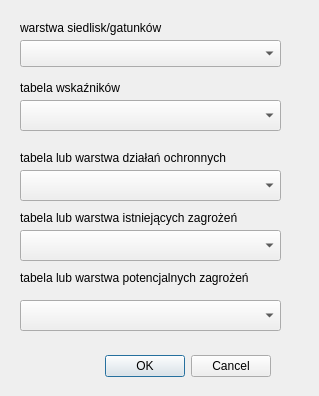
<?xml version="1.0" encoding="UTF-8"?>
<ui version="4.0">
 <class>N200DocCreatorDialogBase</class>
 <widget class="QDialog" name="N200DocCreatorDialogBase">
  <property name="geometry">
   <rect>
    <x>0</x>
    <y>0</y>
    <width>319</width>
    <height>396</height>
   </rect>
  </property>
  <property name="windowTitle">
   <string>Natura 2000 Sites Documentation Creator</string>
  </property>
  <widget class="QDialogButtonBox" name="button_box">
   <property name="geometry">
    <rect>
     <x>-70</x>
     <y>350</y>
     <width>341</width>
     <height>32</height>
    </rect>
   </property>
   <property name="orientation">
    <enum>Qt::Horizontal</enum>
   </property>
   <property name="standardButtons">
    <set>QDialogButtonBox::Cancel|QDialogButtonBox::Ok</set>
   </property>
  </widget>
  <widget class="QgsMapLayerComboBox" name="mainLayerMapLayComBox">
   <property name="geometry">
    <rect>
     <x>20</x>
     <y>40</y>
     <width>261</width>
     <height>27</height>
    </rect>
   </property>
   <property name="allowEmptyLayer">
    <bool>false</bool>
   </property>
  </widget>
  <widget class="QLabel" name="mainLayerLabel">
   <property name="geometry">
    <rect>
     <x>20</x>
     <y>20</y>
     <width>161</width>
     <height>16</height>
    </rect>
   </property>
   <property name="text">
    <string>warstwa siedlisk/gatunków</string>
   </property>
  </widget>
  <widget class="QLabel" name="indicatorsLabel">
   <property name="geometry">
    <rect>
     <x>20</x>
     <y>80</y>
     <width>161</width>
     <height>16</height>
    </rect>
   </property>
   <property name="text">
    <string>tabela wskaźników</string>
   </property>
  </widget>
  <widget class="QgsMapLayerComboBox" name="indicatorsMapLayComBox">
   <property name="geometry">
    <rect>
     <x>20</x>
     <y>100</y>
     <width>261</width>
     <height>31</height>
    </rect>
   </property>
  </widget>
  <widget class="QgsMapLayerComboBox" name="protActionsMapLayComBox">
   <property name="geometry">
    <rect>
     <x>20</x>
     <y>170</y>
     <width>261</width>
     <height>31</height>
    </rect>
   </property>
  </widget>
  <widget class="QLabel" name="protActionsLabel">
   <property name="geometry">
    <rect>
     <x>20</x>
     <y>150</y>
     <width>231</width>
     <height>16</height>
    </rect>
   </property>
   <property name="text">
    <string>tabela lub warstwa działań ochronnych</string>
   </property>
  </widget>
  <widget class="QgsMapLayerComboBox" name="existThreatsMapLayComBox">
   <property name="geometry">
    <rect>
     <x>20</x>
     <y>230</y>
     <width>261</width>
     <height>31</height>
    </rect>
   </property>
  </widget>
  <widget class="QLabel" name="existThreatsLabel">
   <property name="geometry">
    <rect>
     <x>20</x>
     <y>210</y>
     <width>241</width>
     <height>16</height>
    </rect>
   </property>
   <property name="text">
    <string>tabela lub warstwa istniejących zagrożeń</string>
   </property>
  </widget>
  <widget class="QgsMapLayerComboBox" name="potentThreatsMapLayComBox">
   <property name="geometry">
    <rect>
     <x>20</x>
     <y>300</y>
     <width>261</width>
     <height>31</height>
    </rect>
   </property>
  </widget>
  <widget class="QLabel" name="potentThreatsLabel">
   <property name="geometry">
    <rect>
     <x>20</x>
     <y>270</y>
     <width>261</width>
     <height>16</height>
    </rect>
   </property>
   <property name="text">
    <string>tabela lub warstwa potencjalnych zagrożeń</string>
   </property>
  </widget>
 </widget>
 <customwidgets>
  <customwidget>
   <class>QgsMapLayerComboBox</class>
   <extends>QComboBox</extends>
   <header>qgsmaplayercombobox.h</header>
  </customwidget>
 </customwidgets>
 <resources/>
 <connections>
  <connection>
   <sender>button_box</sender>
   <signal>accepted()</signal>
   <receiver>N200DocCreatorDialogBase</receiver>
   <slot>accept()</slot>
   <hints>
    <hint type="sourcelabel">
     <x>20</x>
     <y>20</y>
    </hint>
    <hint type="destinationlabel">
     <x>159</x>
     <y>222</y>
    </hint>
   </hints>
  </connection>
  <connection>
   <sender>button_box</sender>
   <signal>rejected()</signal>
   <receiver>N200DocCreatorDialogBase</receiver>
   <slot>reject()</slot>
   <hints>
    <hint type="sourcelabel">
     <x>20</x>
     <y>20</y>
    </hint>
    <hint type="destinationlabel">
     <x>20</x>
     <y>20</y>
    </hint>
   </hints>
  </connection>
 </connections>
</ui>
